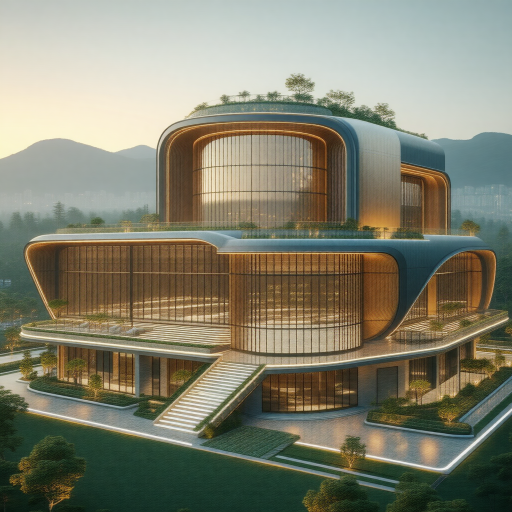
#> input picture sd35_lora_v2_test.png, 1024 x 1024 px (shown at 1/2 size)
$ python -i sketch_canny.py   (imports and definitions only)
#> lines starting #> are read from the running program, lines starting #| are printed output that depends on the picture; after the words box and inside, x2 and y2 are one past the last pixel; in counts of white or black regions, pixels touching at a corner belong together
### runtime/preprocess/sketch_cleanup.py
from __future__ import annotations

from dataclasses import dataclass
from typing import Any, Dict, Optional

try:
    import cv2  # type: ignore
except Exception:  # pragma: no cover
    cv2 = None  # type: ignore

try:
    import numpy as np  # type: ignore
except Exception:  # pragma: no cover
    np = None  # type: ignore

try:
    from PIL import Image, ImageOps, ImageFilter, ImageEnhance  # type: ignore
except Exception:  # pragma: no cover
    Image = None  # type: ignore
    ImageOps = None  # type: ignore
    ImageFilter = None  # type: ignore
    ImageEnhance = None  # type: ignore


@dataclass
class SketchCleanupConfig:
    enabled: bool = True
    grayscale: bool = True
    autocontrast: bool = True
    contrast_boost: float = 1.2
    median_blur_ksize: int = 3
    adaptive_threshold: bool = False
    threshold_value: int = 185
    morphology_close: bool = False
    close_kernel: int = 2
    thicken_lines: bool = False
    thicken_kernel: int = 2
    invert_to_white_bg_black_lines: bool = True


def _require_deps() -> None:
    if cv2 is None:
        raise RuntimeError("opencv-python-headless is required for sketch cleanup.")
    if np is None:
        raise RuntimeError("numpy is required for sketch cleanup.")
    if Image is None:
        raise RuntimeError("Pillow is required for sketch cleanup.")


def _clamp_uint8(arr: Any) -> Any:
    return np.clip(arr, 0, 255).astype("uint8")


# [5 lines left out: function _pil_to_gray_array, not called in this run]


def _gray_array_to_rgb_pil(arr: Any) -> Any:
    arr = _clamp_uint8(arr)
    rgb = np.stack([arr, arr, arr], axis=-1)
    return Image.fromarray(rgb, mode="RGB")


def _maybe_autocontrast(img: Any, enabled: bool) -> Any:
    if not enabled:
        return img
    return ImageOps.autocontrast(img)


def _maybe_contrast_boost(img: Any, factor: float) -> Any:
    if factor is None or abs(float(factor) - 1.0) < 1e-6:
        return img
    return ImageEnhance.Contrast(img).enhance(float(factor))


def _odd_kernel(v: int, fallback: int = 3) -> int:
    try:
        v = int(v)
    except Exception:
        v = fallback
    if v < 1:
        v = fallback
    if v % 2 == 0:
        v += 1
    return v


# [30 lines left out: functions _threshold_binary, _maybe_close, _maybe_thicken, not called in this run]


def _maybe_invert_to_white_bg(binary: Any, cfg: SketchCleanupConfig) -> Any:
    """
    Target format for architectural line prep:
    - white background
    - dark lines
    """
    if not cfg.invert_to_white_bg_black_lines:
        return binary

    # If the image is mostly dark, invert it.
    white_ratio = float((binary > 127).sum()) / float(binary.size)
    if white_ratio < 0.5:
        return 255 - binary
    return binary


def cleanup_sketch_image(
    image: Any,
    config: Optional[Dict[str, Any]] = None,
) -> Any:
    """
    Clean an uploaded architectural sketch before Canny / Depth preprocessing.

    Returns:
        PIL.Image in RGB mode

    Goals:
    - normalize contrast
    - reduce scan noise
    - optionally threshold to strengthen architectural lines
    - optionally thicken weak lines
    - normalize toward white background + dark lines
    """
    _require_deps()

    cfg = SketchCleanupConfig()
    if isinstance(config, dict):
        for k, v in config.items():
            if hasattr(cfg, k):
                setattr(cfg, k, v)

    if not cfg.enabled:
        if not isinstance(image, Image.Image):
            raise RuntimeError("cleanup_sketch_image expects a PIL image when cleanup is disabled.")
        return image.convert("RGB")

    if not isinstance(image, Image.Image):
        raise RuntimeError("cleanup_sketch_image expects a PIL image.")

    img = image.convert("RGB")

    if cfg.grayscale:
        img = img.convert("L")
    else:
        img = ImageOps.grayscale(img)

    img = _maybe_autocontrast(img, cfg.autocontrast)
    img = _maybe_contrast_boost(img, cfg.contrast_boost)

    gray = np.array(img).astype("uint8")

    if cfg.median_blur_ksize and int(cfg.median_blur_ksize) > 1:
        gray = cv2.medianBlur(gray, _odd_kernel(int(cfg.median_blur_ksize), fallback=3))

    # Threshold only if explicitly requested or if the sketch looks faint.
    use_threshold = bool(cfg.adaptive_threshold)
    if not use_threshold:
        std_val = float(gray.std())
        if std_val < 40.0:
            use_threshold = True

    if use_threshold:
        binary = _threshold_binary(gray, cfg)
        binary = _maybe_close(binary, cfg)
        binary = _maybe_thicken(binary, cfg)
        binary = _maybe_invert_to_white_bg(binary, cfg)
        return _gray_array_to_rgb_pil(binary)

    gray = _maybe_invert_to_white_bg(gray, cfg)
    return _gray_array_to_rgb_pil(gray)

### runtime/preprocess/sketch_canny.py
from __future__ import annotations

from dataclasses import dataclass
from typing import Any, Dict, Optional, Tuple

try:
    import cv2  # type: ignore
except Exception:  # pragma: no cover
    cv2 = None  # type: ignore

try:
    import numpy as np  # type: ignore
except Exception:  # pragma: no cover
    np = None  # type: ignore

try:
    from PIL import Image  # type: ignore
except Exception:  # pragma: no cover
    Image = None  # type: ignore

from runtime.preprocess.sketch_cleanup import cleanup_sketch_image


@dataclass
class SketchCannyConfig:
    enabled: bool = True
    cleanup_enabled: bool = True
    low_threshold: int = 100
    high_threshold: int = 200
    aperture_size: int = 3
    l2gradient: bool = False
    blur_ksize: int = 3
    invert_output: bool = False
    line_boost: bool = False
    line_boost_kernel: int = 2


def _require_deps() -> None:
    if cv2 is None:
        raise RuntimeError("opencv-python-headless is required for sketch canny preprocessing.")
    if np is None:
        raise RuntimeError("numpy is required for sketch canny preprocessing.")
    if Image is None:
        raise RuntimeError("Pillow is required for sketch canny preprocessing.")


def _odd_kernel(v: int, fallback: int = 3) -> int:
    try:
        v = int(v)
    except Exception:
        v = fallback
    if v < 1:
        v = fallback
    if v % 2 == 0:
        v += 1
    return v


def _pil_to_gray_array(image: Any) -> Any:
    if not isinstance(image, Image.Image):
        raise RuntimeError("build_canny_image expects a PIL image.")
    return np.array(image.convert("L")).astype("uint8")


def _gray_array_to_rgb_pil(arr: Any) -> Any:
    arr = np.clip(arr, 0, 255).astype("uint8")
    rgb = np.stack([arr, arr, arr], axis=-1)
    return Image.fromarray(rgb, mode="RGB")


def _resize_if_needed(image: Any, target_size: Optional[Tuple[int, int]]) -> Any:
    if target_size is None:
        return image
    if not isinstance(image, Image.Image):
        raise RuntimeError("_resize_if_needed expects a PIL image.")
    tw, th = int(target_size[0]), int(target_size[1])
    if image.size == (tw, th):
        return image
    return image.resize((tw, th), Image.LANCZOS)


def _maybe_blur(gray: Any, blur_ksize: int) -> Any:
    if int(blur_ksize) <= 1:
        return gray
    return cv2.GaussianBlur(gray, (_odd_kernel(blur_ksize), _odd_kernel(blur_ksize)), 0)


def _maybe_boost_lines(edges: Any, enabled: bool, kernel_size: int) -> Any:
    if not enabled:
        return edges
    k = max(1, int(kernel_size))
    kernel = np.ones((k, k), dtype=np.uint8)
    return cv2.dilate(edges, kernel, iterations=1)


def build_canny_image(
    image: Any,
    config: Optional[Dict[str, Any]] = None,
    target_size: Optional[Tuple[int, int]] = None,
) -> Any:
    """
    Build a clean Canny conditioning image for architectural sketch ControlNet.

    Returns:
        PIL.Image in RGB mode

    Flow:
    - optional cleanup
    - grayscale
    - optional blur
    - canny edge detection
    - optional line boost
    - output as 3-channel RGB
    """
    _require_deps()

    cfg = SketchCannyConfig()
    if isinstance(config, dict):
        for k, v in config.items():
            if hasattr(cfg, k):
                setattr(cfg, k, v)

    if not cfg.enabled:
        if not isinstance(image, Image.Image):
            raise RuntimeError("build_canny_image expects a PIL image when disabled.")
        image = image.convert("RGB")
        image = _resize_if_needed(image, target_size)
        return image

    if not isinstance(image, Image.Image):
        raise RuntimeError("build_canny_image expects a PIL image.")

    work = image.convert("RGB")
    work = _resize_if_needed(work, target_size)

    if cfg.cleanup_enabled:
        work = cleanup_sketch_image(work, config={"enabled": True})

    gray = _pil_to_gray_array(work)
    gray = _maybe_blur(gray, cfg.blur_ksize)

    aperture = _odd_kernel(cfg.aperture_size, fallback=3)
    if aperture not in (3, 5, 7):
        aperture = 3

    edges = cv2.Canny(
        gray,
        threshold1=int(cfg.low_threshold),
        threshold2=int(cfg.high_threshold),
        apertureSize=aperture,
        L2gradient=bool(cfg.l2gradient),
    )

    edges = _maybe_boost_lines(edges, cfg.line_boost, cfg.line_boost_kernel)

    if cfg.invert_output:
        edges = 255 - edges

    return _gray_array_to_rgb_pil(edges)

>>> from PIL import Image
>>> picture = Image.open('../../sd35_lora_v2_test.png')
#> picture is the input picture: PIL image 1024x1024 RGB; mean R, G, B 128.8, 128.5, 110.4
>>> result = build_canny_image(picture)
#> the loop in cleanup_sketch_image, `for k, v in config.items():` made 1 pass
#> (k, v) on pass 1: ('enabled', True)
#> in cleanup_sketch_image, `img = img.convert("L")`:
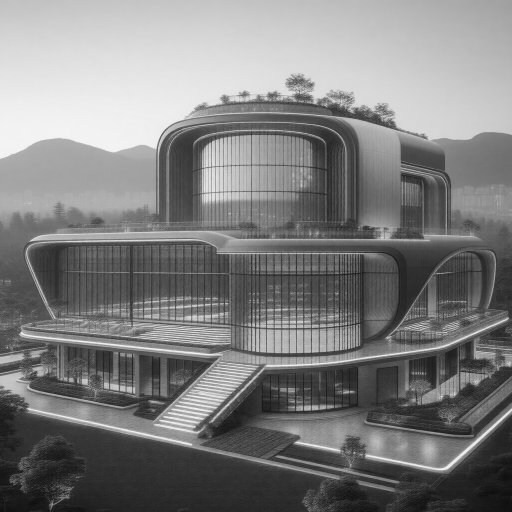
#> img: PIL image 1024x1024 L (shown at 1/2 size); min 8, max 253, mean 126.5
#> in _maybe_contrast_boost, `return ImageEnhance.Contrast(img).enhance(float(factor))`:
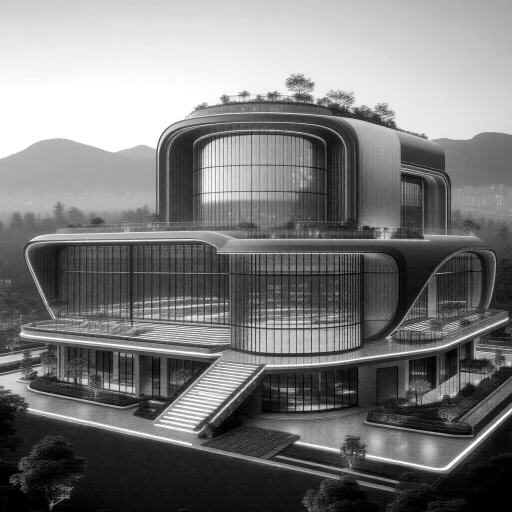
#> returned value: PIL image 1024x1024 L (shown at 1/2 size); min 0, max 255, mean 122.2
#> in cleanup_sketch_image, `use_threshold = bool(cfg.adaptive_threshold)`: use_threshold = False
#> in cleanup_sketch_image, `std_val = float(gray.std())`: std_val = 78.53
#> in _maybe_invert_to_white_bg, `white_ratio = float((binary > 127).sum()) / float(binary.size)`: white_ratio = 0.445
#> in _maybe_invert_to_white_bg, `return 255 - binary`:
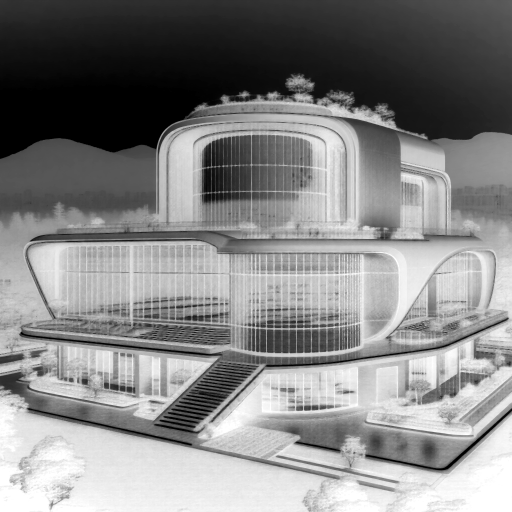
#> returned value: shape (1024, 1024) (shown at 1/2 size); min 0, max 255, mean 132.9
#> in build_canny_image, `edges = cv2.Canny( gray, threshold1=int(cfg.low_threshold), threshold2..`:
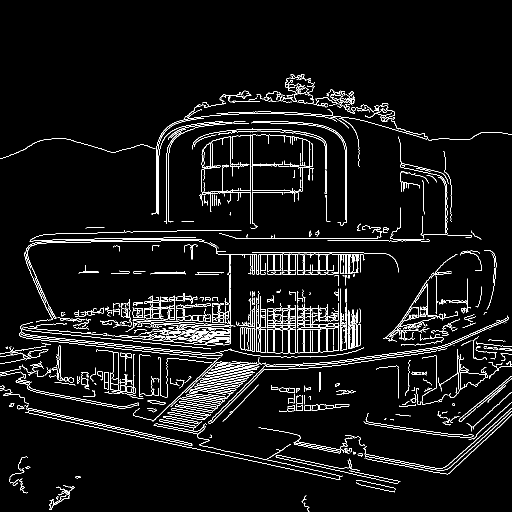
#> edges: shape (1024, 1024) (shown at 1/2 size); 5% white in thin lines or dots, all inside (x1, y1, x2, y2) = (0, 148, 1024, 1024)
